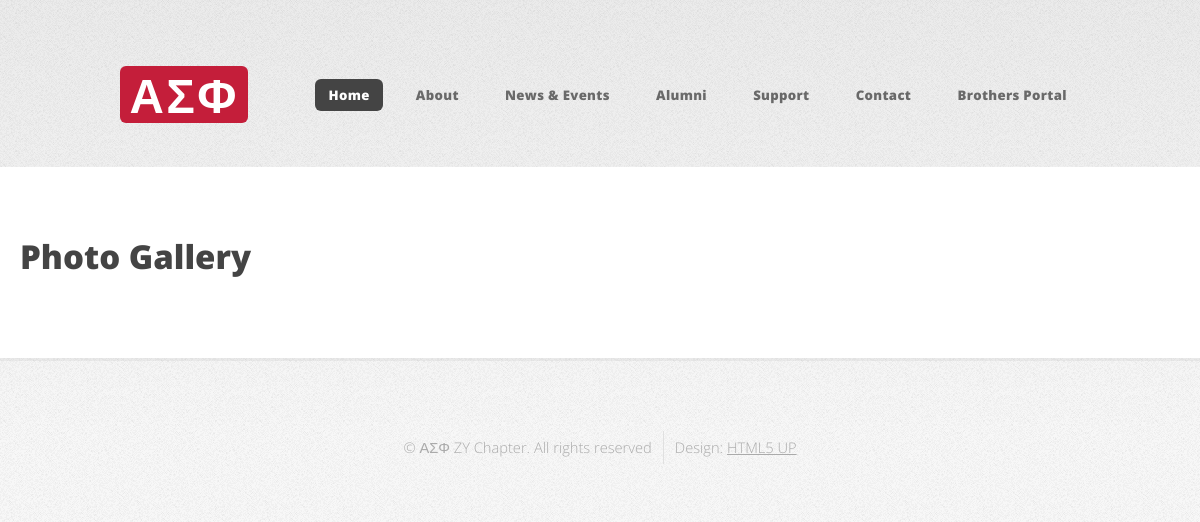
The app's page /photos/, older data.
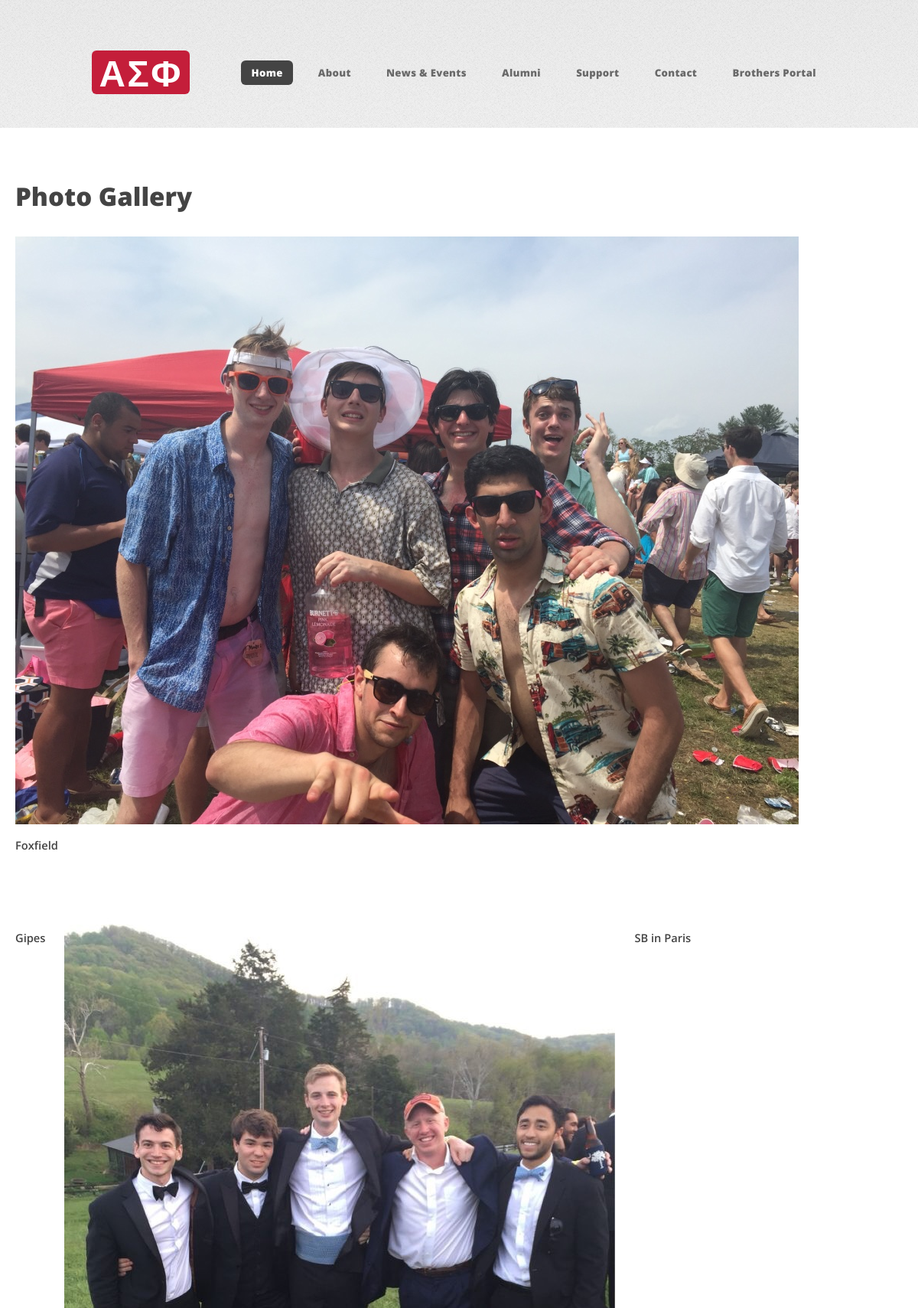
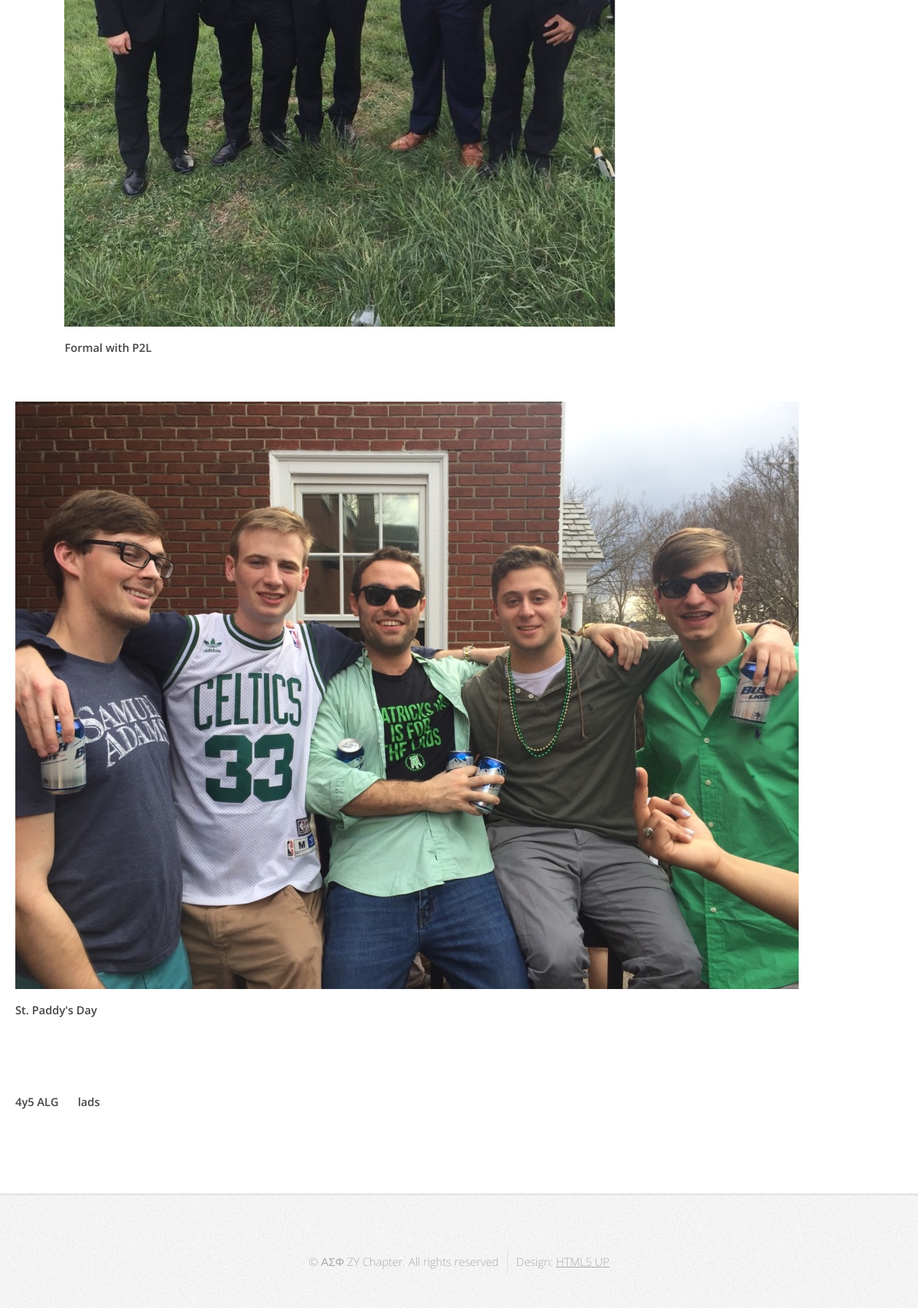
The same page, newer data (2 pictures, top to bottom).
### photos/models.py (models this page shows, shortened)
class Photo(models.Model):
	title = models.CharField(max_length=200)
	caption = models.CharField(default= "", max_length=500)
	width = models.IntegerField(default=0)
	height = models.IntegerField(default=0)
	image = models.ImageField(null=False, blank=False)
	timestamp = models.DateTimeField(auto_now_add=True, auto_now=False)
	class Meta:
		ordering = ["-timestamp"]

### photos/views.py (the view)
def all_photos(request):
	photo_queries = Photo.objects.all()
	num_photos = Photo.objects.all().count()
	context={
	"photos": photo_queries,
	}
	return render(request, "photos.html", context)

### photos/templates/photos.html (shortened to what this page needs)
{% load static %}
{% load thumbnail %}
<!DOCTYPE HTML>
<html>
	<head>
		<link rel="stylesheet" href="{% static 'assets/css/main.css' %}" />
	</head>
	<body class="homepage">
		<div id="page-wrapper">
				<div id="header-wrapper">
					<header id="header" class="container">
							<div id="logo">
								<h1><a href="{% url 'index' %}">ΑΣΦ</a></h1>
							</div>
							<nav id="nav">
								<ul>
									<li class="current"><a href="{% url 'index' %}">Home</a></li>
									<li>
										<a href="#">About</a>
									</li>
									<li>
										<a href="#">News & Events</a>
									</li>
									<li><a href="#">Alumni</a></li>
									<li><a href="#">Support</a></li>
									<li><a href="#">Contact</a></li>
									<li><a href="{% url 'portal' %}">Brothers Portal</a></li>
								</ul>
							</nav>
					</header>
				</div>
					<div id="main-wrapper">
						<div class = "10u 12u">
							<div class = "container">
								<h2>Photo Gallery</h2>
								<div class = "row">
								{% for photo in photos %}
								{% if photo.image %}
								{% load thumbnail %}
								<div class "4u 4u(medium)">
									<a href = '{{ photo.image.url }}'>
									<img src="{{ photo.image|thumbnail_url:'avatar' }}" alt="" /> </a>
									<p><strong>{{photo.title}}</strong><br>
										{{photo.caption}}</p>
									</div>
								{% endif %}
								{% endfor %}
							</div>
							</div>
						</div>
					</div>
				<div id="footer-wrapper">
					<footer id="footer" class="container">
						<div class="row">
							<div class="12u">
								<div id="copyright">
									<ul class="menu">
										<li>&copy; ΑΣΦ ZY Chapter. All rights reserved</li><li>Design: <a href="http://html5up.net">HTML5 UP</a></li>
									</ul>
								</div>
							</div>
						</div>
					</footer>
				</div>
			</div>
	</body>
</html>

Row changes from the older to the newer data that the page shows:
added Photo: image|thumbnail_url (picture), title "Foxfield"
added Photo: title "Gipes"
added Photo: image|thumbnail_url (picture), title "Formal with P2L"
added Photo: title "SB in Paris"
added Photo: image|thumbnail_url (picture), title "St. Paddy's Day"
added Photo: title "4y5 ALG"
added Photo: title "lads"
